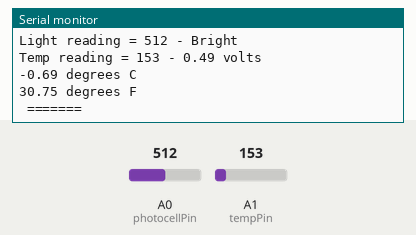
Simulated run of this sketch. Board: Arduino Uno, built with avr-gcc and run on an emulated ATmega328P. Shown: the last lines printed to the serial monitor. The inputs (shaded band) are chosen by the test bench; at power-on: A0 (photocellPin) = 512, A1 (tempPin) = 153.

Above: at 1.8 s.
1.9 s: A0 (photocellPin) set to 490
4.6 s: A0 (photocellPin) set to 190
7.7 s: A0 (photocellPin) set to 0
10.9 s: A1 (tempPin) set to 165
At 11.9 s:
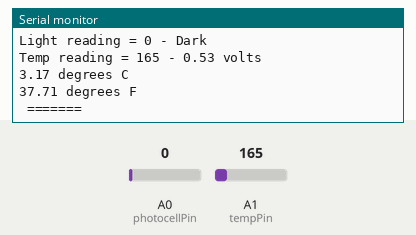
12.4 s: A0 (photocellPin) set to 810
15.0 s: A1 (tempPin) set to 175
At 16.5 s:
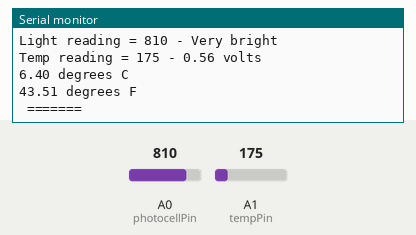
Timing chart, 0 to 17.5 s (numbered marks = the images above; inputs shaded):
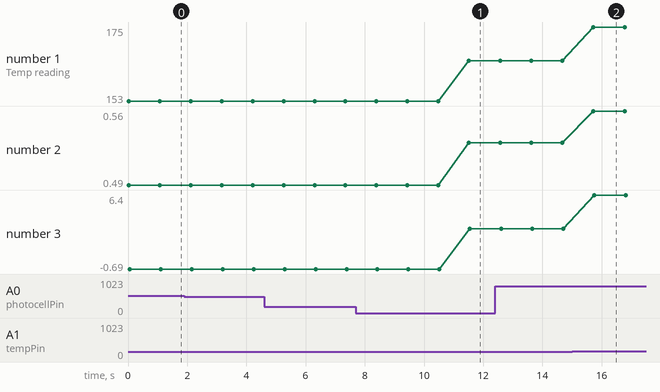

Measured:
- after the input at 10.9 s, the serial monitor: prints a new line after 0.62 s (image 1)
- after the input at 15.0 s, the serial monitor: prints a new line after 0.72 s (image 2)
- plotted number 1: 153 → 165 after the input at 10.9 s, 165 → 175 after the input at 15.0 s
- plotted number 2: 0.49 → 0.53 after the input at 10.9 s, 0.53 → 0.56 after the input at 15.0 s
- plotted number 3: -0.69 → 3.17 after the input at 10.9 s, 3.17 → 6.4 after the input at 15.0 s

The sketch:

light-temp-sensor.ino
```cpp
/* Sensor test sketch
  for more information see http://www.ladyada.net/make/logshield/lighttemp.html
  */

#define aref_voltage 3.3         // we tie 3.3V to ARef and measure it with a multimeter!

int photocellPin = 0;     // the cell and 10K pulldown are connected to a0
int photocellReading;     // the analog reading from the analog resistor divider

//TMP36 Pin Variables
int tempPin = 1;        //the analog pin the TMP36's Vout (sense) pin is connected to
                        //the resolution is 10 mV / degree centigrade with a
                        //500 mV offset to allow for negative temperatures
int tempReading;        // the analog reading from the sensor

void setup(void) {
  // We'll send debugging information via the Serial monitor
  Serial.begin(9600);

  // If you want to set the aref to something other than 5v
   analogReference(EXTERNAL);
}


void loop(void) {

  int photocellReading = analogRead(photocellPin);

  Serial.print("Light reading = ");
  Serial.print(photocellReading);     // the raw analog reading

  // We'll have a few threshholds, qualitatively determined
  if (photocellReading < 10) {
    Serial.println(" - Dark");
  } else if (photocellReading < 200) {
    Serial.println(" - Dim");
  } else if (photocellReading < 500) {
    Serial.println(" - Light");
  } else if (photocellReading < 800) {
    Serial.println(" - Bright");
  } else {
    Serial.println(" - Very bright");
  }

  int tempReading = analogRead(tempPin);

  Serial.print("Temp reading = ");
  Serial.print(tempReading);     // the raw analog reading

  // converting that reading to voltage, which is based off the reference voltage
  float voltage = tempReading * aref_voltage / 1024;

  // print out the voltage
  Serial.print(" - ");
  Serial.print(voltage);
  Serial.println(" volts");

  // now print out the temperature
  float temperatureC = (voltage - 0.5) * 100 ;  //converting from 10 mv per degree wit 500 mV offset
                                               //to degrees ((volatge - 500mV) times 100)
  Serial.print(temperatureC);
  Serial.println(" degrees C");

  // now convert to Fahrenheight
  float temperatureF = (temperatureC * 9.0 / 5.0) + 32.0;
  Serial.print(temperatureF);
  Serial.println(" degrees F");

  Serial.println(" ======= ");
  Serial.println("");

  delay(1000);
}
```
